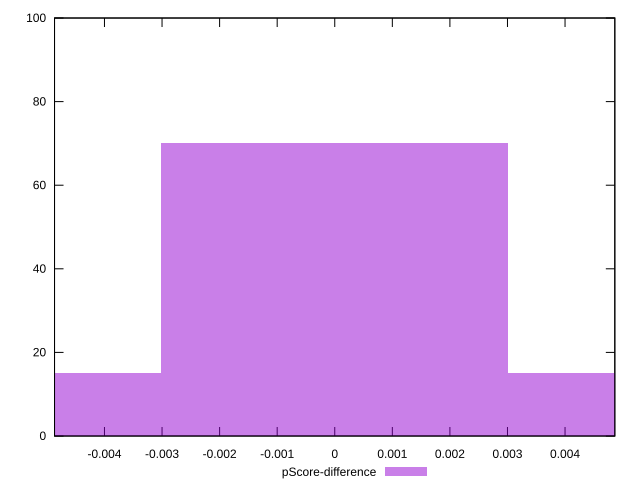

The gnuplot source for this figure:
reset

$pScoreDifference <<EOF
0 70
0.006033113892933675 15
-0.006033113892933675 15
EOF

set key outside below
set boxwidth 0.006033113892933675
set xrange [-0.004867302539681262:0.004864572310898874]
set yrange [0:100]
set trange [0:100]
set style fill transparent solid 0.5 noborder
set terminal svg size 640, 490 enhanced background rgb 'white'
set output "report_00026_2021-02-22T21:38:55.199Z/total-blocking-time/samples/pages+cached/pScore-difference/histogram.svg"

plot $pScoreDifference title "pScore-difference" with boxes

reset
